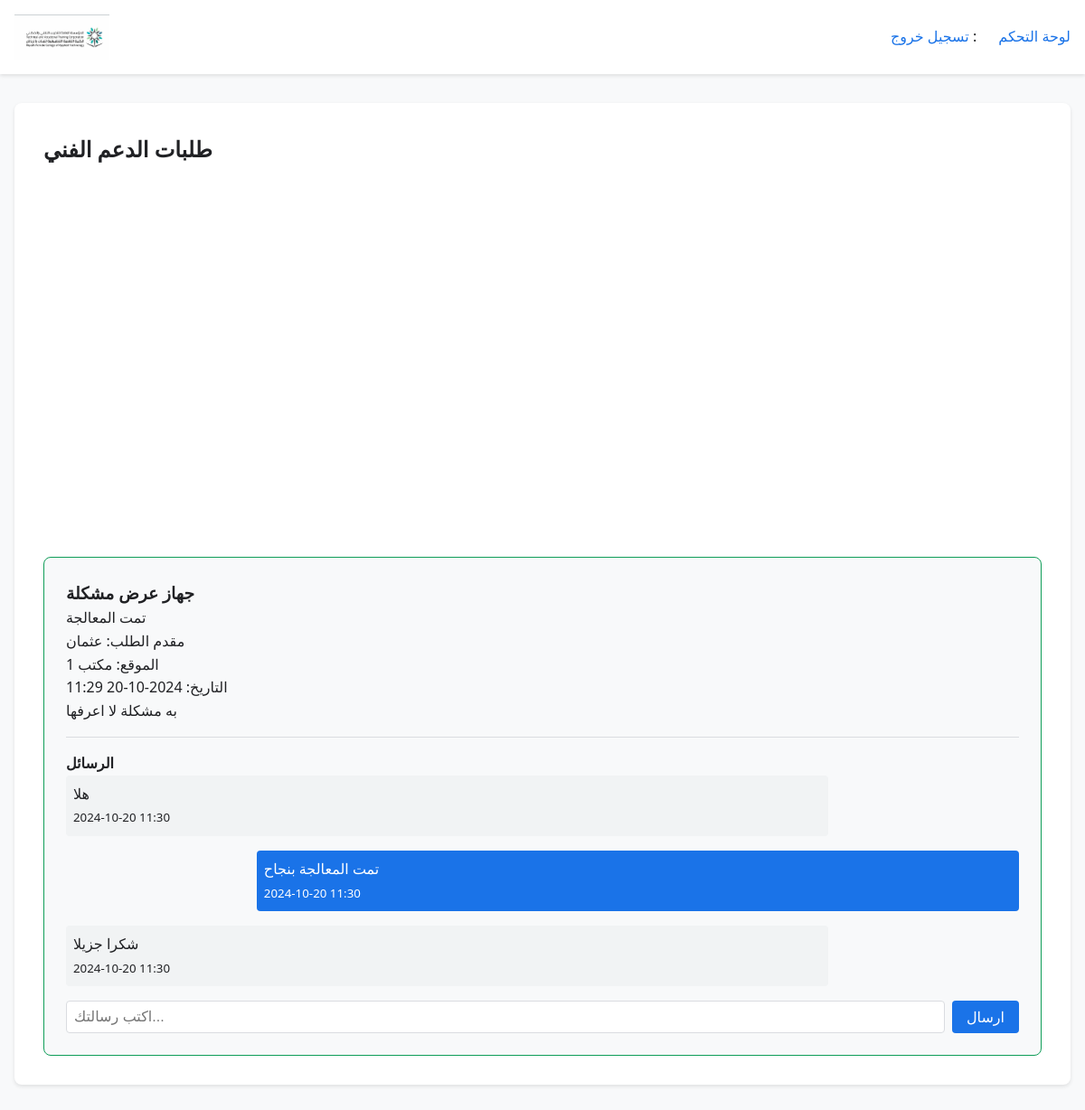
The page /dashboard (signed in) on the database its author committed.
### init_db.py (models this page shows)
class Request(db.Model):
    id = db.Column(db.Integer, primary_key=True)
    user_id = db.Column(db.Integer, db.ForeignKey('user.id'), nullable=False)
    location_type = db.Column(db.String(20), nullable=False)
    location_number = db.Column(db.String(20), nullable=False)
    problem_type = db.Column(db.String(20), nullable=False)
    description = db.Column(db.Text, nullable=False)
    image_path = db.Column(db.String(200))
    status = db.Column(db.String(20), default='pending')
    created_at = db.Column(db.DateTime, default=datetime.utcnow)
    messages = db.relationship('Message', backref='request', lazy=True)

class User(UserMixin, db.Model):
    id = db.Column(db.Integer, primary_key=True)
    full_name = db.Column(db.String(100), nullable=False)
    email = db.Column(db.String(120), unique=True, nullable=False)
    password = db.Column(db.String(200), nullable=False)
    is_admin = db.Column(db.Boolean, default=False)
    requests = db.relationship('Request', backref='user', lazy=True)

class Message(db.Model):
    id = db.Column(db.Integer, primary_key=True)
    request_id = db.Column(db.Integer, db.ForeignKey('request.id'), nullable=False)
    sender_id = db.Column(db.Integer, db.ForeignKey('user.id'), nullable=False)
    content = db.Column(db.Text, nullable=False)
    timestamp = db.Column(db.DateTime, default=datetime.utcnow)

### routes.py (the view)
@main.route('/dashboard')
@login_required
def dashboard():
    if current_user.is_admin:
        requests = Request.query.all()
        problems_df = pd.DataFrame([
            {'نوع المشكلة': req.problem_type, 'العدد': 1}
            for req in requests
        ])
        problems_df = problems_df.groupby('نوع المشكلة').sum().reset_index()
        fig = px.bar(problems_df, x='نوع المشكلة', y='العدد', title='توزيع انواع المشاكل')
        graph_json = fig.to_json()
        return render_template('admin_dashboard.html', requests=requests, graph_json=graph_json)
    else:
        requests = Request.query.filter_by(user_id=current_user.id).all()
        return render_template('user_dashboard.html', requests=requests)

### app.py (called while the page is built)
def create_app():
    app = Flask(__name__)
    app.config.from_object(Config)
    db.init_app(app)
    login_manager = LoginManager()
    login_manager.login_view = 'main.login'
    login_manager.init_app(app)
    @login_manager.user_loader
    def load_user(user_id):
        return User.query.get(int(user_id))
    app.register_blueprint(main)
    with app.app_context():
        db.create_all()
        admin = User.query.filter_by(email='admin@college.edu').first()
        if not admin:
            from werkzeug.security import generate_password_hash
            admin = User(
                full_name='Admin User',
                email='admin@college.edu',
                password=generate_password_hash('admin123'),
                is_admin=True
            )
            db.session.add(admin)
            db.session.commit()
    return app

### templates/admin_dashboard.html (shortened to what this page needs)
{% extends "base.html" %}
{% block content %}
<div class="dashboard admin-dashboard">
    <h2>طلبات الدعم الفني</h2>
    <div id="stats-graph"></div>
    <div class="requests-list">
        {% for request in requests %}
        <div class="request-card {% if request.status == 'تمت المعالجة' %}solved{% endif %}">
            <div class="request-header">
                <h3>{{ request.problem_type }} مشكلة</h3>
                <span class="status">{{ request.status }}</span>
            </div>
            <div class="request-details">
                <p>مقدم الطلب: {{ request.user.full_name }}</p>
                <p>الموقع: {{ request.location_type }} {{ request.location_number }}</p>
                <p>التاريخ: {{ request.created_at.strftime('%Y-%m-%d %H:%M') }}</p>
                <p>{{ request.description }}</p>
            </div>
            <div class="messages">
                <h4>الرسائل</h4>
                {% for message in request.messages %}
                <div class="message {% if message.sender_id == current_user.id %}sent{% else %}received{% endif %}">
                    <p>{{ message.content }}</p>
                    <small>{{ message.timestamp.strftime('%Y-%m-%d %H:%M') }}</small>
                </div>
                {% endfor %}
                <form method="POST" action="{{ url_for('main.add_message', request_id=request.id) }}" class="message-form">
                    <input type="text" name="content" placeholder="اكتب رسالتك..." required>
                    <button type="submit">ارسال</button>
                </form>
            </div>
        </div>
        {% endfor %}
    </div>
</div>
{% endblock %}

### templates/base.html (shortened to what this page needs)
<!DOCTYPE html>
<html lang="en">
<head>
    <link rel="stylesheet" href="{{ url_for('static', filename='css/style.css') }}">
</head>
<body>
    <header>
        <img src="{{ url_for('static', filename='images/logo.jpg') }}" alt="College Logo" class="logo">
        <nav>
            {% if current_user.is_authenticated %}
                <a href="{{ url_for('main.dashboard') }}">لوحة التحكم</a>:
                <a href="{{ url_for('main.logout') }}">تسجيل خروج</a>
            {% else %}
                <a href="{{ url_for('main.login') }}">تسجيل الدخول</a>
                <a href="{{ url_for('main.signup') }}">تسجيل</a>
            {% endif %}
        </nav>
    </header>
    <main>
        {% block content %}{% endblock %}
    </main>
</body>
</html>

### static/css/style.css (style rules this page uses)
:root { --primary-color: #1a73e8; --secondary-color: #4285f4; --background-color: #f8f9fa; --text-color: #202124; --border-color: #dadce0; --success-color: #0f9d58; --error-color: #d93025; }
* { margin: 0; padding: 0; box-sizing: border-box; }
body { font-family: 'Segoe UI', Tahoma, Geneva, Verdana, sans-serif; line-height: 1.6; color: var(--text-color); background-color: var(--background-color); }
header { background-color: white; padding: 1rem; box-shadow: 0 2px 4px rgba(0,0,0,0.1); display: flex; justify-content: space-between; align-items: center; }
.logo { height: 50px; }
nav a { text-decoration: none; color: var(--primary-color); margin-left: 1.5rem; font-weight: 500; }
main { max-width: 1200px; margin: 2rem auto; padding: 0 1rem; }
input[type="text"], input[type="email"], input[type="password"], select, textarea { width: 100%; padding: 0.5rem; border: 1px solid var(--border-color); border-radius: 4px; font-size: 1rem; }
button { background-color: var(--primary-color); color: white; padding: 0.5rem 1rem; border: none; border-radius: 4px; cursor: pointer; font-size: 1rem; font-weight: 500; }
.dashboard { padding: 2rem; background-color: white; border-radius: 8px; box-shadow: 0 2px 4px rgba(0,0,0,0.1); }
.requests-list { margin-top: 2rem; display: grid; gap: 1.5rem; }
.request-card { border: 1px solid var(--border-color); border-radius: 8px; padding: 1.5rem; }
.request-card.solved { background-color: #f8f9fa; border-color: var(--success-color); }
.messages { margin-top: 1rem; border-top: 1px solid var(--border-color); padding-top: 1rem; }
.message { margin-bottom: 1rem; padding: 0.5rem; border-radius: 4px; max-width: 80%; }
.message.sent { background-color: var(--primary-color); color: white; margin-left: auto; }
.message.received { background-color: #f1f3f4; }
.message-form { display: flex; gap: 0.5rem; margin-top: 1rem; }
.message-form input { flex-grow: 1; }
#stats-graph { margin-bottom: 2rem; height: 400px; }

### rows shown on the page
Request: problem_type "جهاز عرض", status "تمت المعالجة", user.full_name "عثمان", location_type "مكتب", location_number "1", created_at "2024-10-20 11:29", description "به مشكلة لا اعرفها"
Message: content "هلا", timestamp "2024-10-20 11:30"
Message: content "تمت المعالجة بنجاح", timestamp "2024-10-20 11:30"
Message: content "شكرا جزيلا", timestamp "2024-10-20 11:30"
